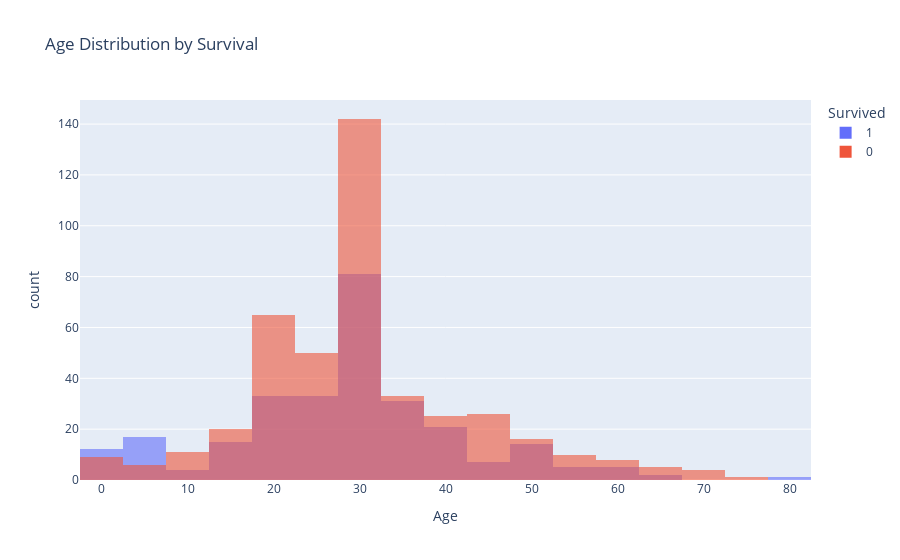

The notebook cell this image was saved under:
### Code cell
fig = px.histogram(train, x='Age', color='Survived',
                   nbins=30, barmode='overlay',
                   title='Age Distribution by Survival',
                   opacity=0.6)
fig.show()

### Figure 1 — Plotly figure (JSON) as saved in the notebook; plotly's stock layout.template omitted (floating-point values rounded to 4 significant figures; data arrays with more than 128 entries replaced by an {"elided": "..."} marker saying what was removed)
{"data": [{"bingroup": "x", "hovertemplate": "Survived=1<br>Age=%{x}<br>count=%{y}<extra></extra>", "legendgroup": "1", "marker": {"color": "#636efa", "opacity": 0.6, "pattern": {"shape": ""}}, "name": "1", "nbinsx": 30, "orientation": "v", "showlegend": true, "type": "histogram", "x": {"elided": "281 float values"}, "xaxis": "x", "yaxis": "y"}, {"bingroup": "x", "hovertemplate": "Survived=0<br>Age=%{x}<br>count=%{y}<extra></extra>", "legendgroup": "0", "marker": {"color": "#EF553B", "opacity": 0.6, "pattern": {"shape": ""}}, "name": "0", "nbinsx": 30, "orientation": "v", "showlegend": true, "type": "histogram", "x": {"elided": "431 float values"}, "xaxis": "x", "yaxis": "y"}], "layout": {"barmode": "overlay", "legend": {"title": {"text": "Survived"}, "tracegroupgap": 0}, "title": {"text": "Age Distribution by Survival"}, "xaxis": {"anchor": "y", "domain": [0, 1], "title": {"text": "Age"}}, "yaxis": {"anchor": "x", "domain": [0, 1], "title": {"text": "count"}}}}
